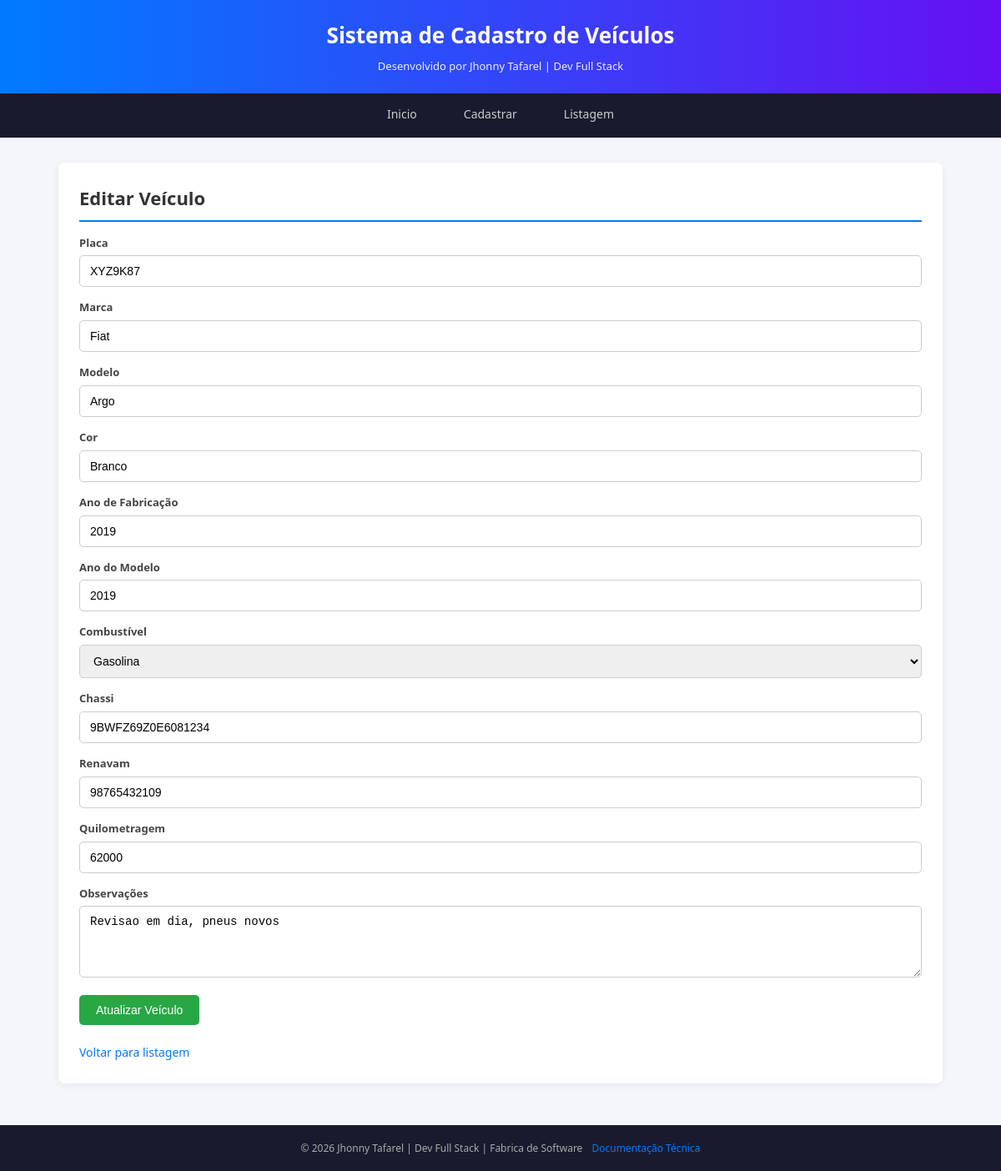
The page /editar.php?id=2 on the database its author committed.
### tables this page shows
CREATE TABLE IF NOT EXISTS veiculos (
    id INT PRIMARY KEY AUTO_INCREMENT,
    placa VARCHAR(10) NOT NULL,
    marca VARCHAR(50) NOT NULL,
    modelo VARCHAR(50) NOT NULL,
    cor VARCHAR(30) NOT NULL,
    ano_fabricacao INT NOT NULL,
    ano_modelo INT NOT NULL,
    combustivel VARCHAR(20) NOT NULL,
    chassi VARCHAR(50) NOT NULL,
    renavam VARCHAR(50) NOT NULL,
    quilometragem INT NOT NULL,
    data_cadastro DATE NOT NULL,
    observacoes TEXT NOT NULL
);

### editar.php (the view, shortened to what this page needs)
<?php
include 'conexao.php';
$id = $_GET['id'];
$result = mysqli_query($conn, "SELECT * FROM veiculos WHERE id = $id");
$v = mysqli_fetch_assoc($result);
include 'includes/header.php';
?>
<div class="box">
    <h1>Editar Veículo</h1>
    <form method="POST" action="">
        <div class="form-group">
            <label>Placa</label>
            <input type="text" name="placa" class="form-control" value="<?php echo $v['placa']; ?>" required>
        </div>
        <div class="form-group">
            <label>Marca</label>
            <input type="text" name="marca" class="form-control" value="<?php echo $v['marca']; ?>" required>
        </div>
        <div class="form-group">
            <label>Modelo</label>
            <input type="text" name="modelo" class="form-control" value="<?php echo $v['modelo']; ?>" required>
        </div>
        <div class="form-group">
            <label>Cor</label>
            <input type="text" name="cor" class="form-control" value="<?php echo $v['cor']; ?>" required>
        </div>
        <div class="form-group">
            <label>Ano de Fabricação</label>
            <input type="number" name="ano_fabricacao" class="form-control" value="<?php echo $v['ano_fabricacao']; ?>" required>
        </div>
        <div class="form-group">
            <label>Ano do Modelo</label>
            <input type="number" name="ano_modelo" class="form-control" value="<?php echo $v['ano_modelo']; ?>" required>
        </div>
        <div class="form-group">
            <label>Combustível</label>
            <select name="combustivel" class="form-control" required>
                <option value="Gasolina" <?php if($v['combustivel']==='Gasolina') echo 'selected'; ?>>Gasolina</option>
            </select>
        </div>
        <div class="form-group">
            <label>Chassi</label>
            <input type="text" name="chassi" class="form-control" value="<?php echo $v['chassi']; ?>" required>
        </div>
        <div class="form-group">
            <label>Renavam</label>
            <input type="text" name="renavam" class="form-control" value="<?php echo $v['renavam']; ?>" required>
        </div>
        <div class="form-group">
            <label>Quilometragem</label>
            <input type="number" name="quilometragem" class="form-control" value="<?php echo $v['quilometragem']; ?>" required>
        </div>
        <div class="form-group">
            <label>Observações</label>
            <textarea name="observacoes" class="form-control" rows="4" required><?php echo $v['observacoes']; ?></textarea>
        </div>
        <button type="submit" class="btn btn-success">Atualizar Veículo</button>
    </form>
    <br>
    <a href="listagem.php" class="text-link">Voltar para listagem</a>
</div>
<?php include 'includes/footer.php'; ?>

### assets/css/main.css (style rules this page uses)
*, *::before, *::after { box-sizing: border-box; margin: 0; padding: 0; }
html, body { height: 100%; }
body { font-family: "Segoe UI", Arial, sans-serif; font-size: 14px; line-height: 1.6; color: #333; background: #f4f6f9; display: flex; flex-direction: column; }
.box { background: #fff; border-radius: 8px; padding: 25px; box-shadow: 0 2px 8px rgba(0,0,0,0.06); margin-bottom: 20px; }
.box h1, .box h2, .box h3 { color: #333; margin-bottom: 15px; }
.box h1 { font-size: 22px; border-bottom: 2px solid #007bff; padding-bottom: 8px; }
.form-group { margin-bottom: 14px; }
.form-group label { display: block; margin-bottom: 5px; font-weight: 600; color: #444; font-size: 13px; }
.form-control { width: 100%; padding: 10px 12px; border: 1px solid #ccc; border-radius: 5px; font-size: 14px; transition: border-color 0.2s; }
select.form-control { height: 40px; }
textarea.form-control { resize: vertical; min-height: 80px; }
.btn { display: inline-block; padding: 10px 20px; border: none; border-radius: 5px; font-size: 14px; cursor: pointer; text-decoration: none; transition: all 0.2s; font-weight: 500; }
.btn-success { background: #28a745; color: #fff; }
.text-link { color: #007bff; text-decoration: none; }

### rows shown on the page
veiculos: placa "XYZ9K87", marca "Fiat", modelo "Argo", cor "Branco", ano_fabricacao "2019", ano_modelo "2019", combustivel "Gasolina", chassi "9BWFZ69Z0E6081234", renavam "98765432109", quilometragem "62000", observacoes "Revisao em dia, pneus novos"

### other values the page prints
$nome "Inicio"
$nome "Cadastrar"
$nome "Listagem"
